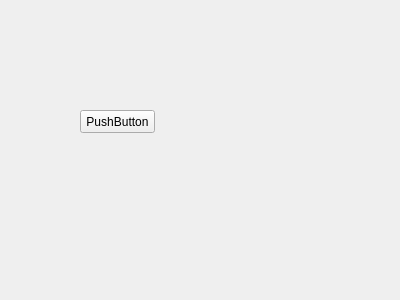
<?xml version="1.0" encoding="UTF-8"?>
<ui version="4.0">
 <class>Form_crime</class>
 <widget class="QWidget" name="Form_crime">
  <property name="geometry">
   <rect>
    <x>0</x>
    <y>0</y>
    <width>400</width>
    <height>300</height>
   </rect>
  </property>
  <property name="windowTitle">
   <string>Form</string>
  </property>
  <widget class="QPushButton" name="pushButton">
   <property name="geometry">
    <rect>
     <x>80</x>
     <y>110</y>
     <width>75</width>
     <height>23</height>
    </rect>
   </property>
   <property name="text">
    <string>PushButton</string>
   </property>
  </widget>
 </widget>
 <resources/>
 <connections/>
</ui>
